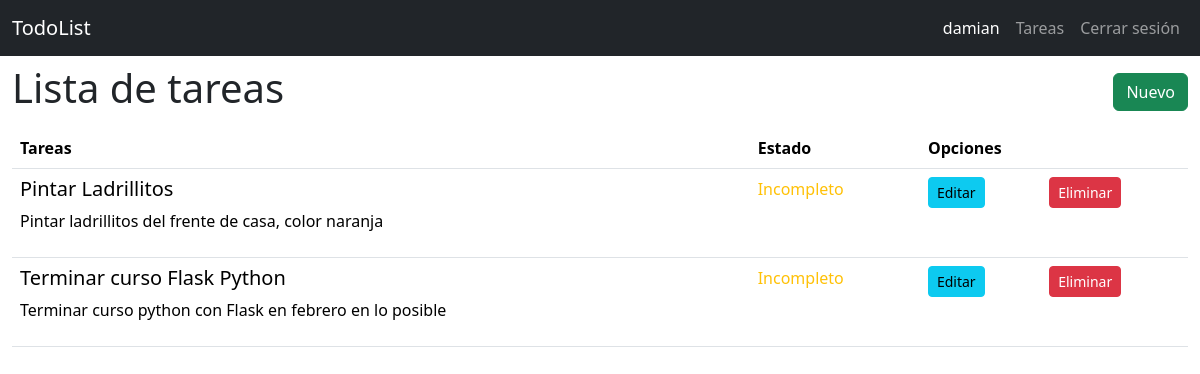
Page /todo/list/ (signed in) on the earlier database version.
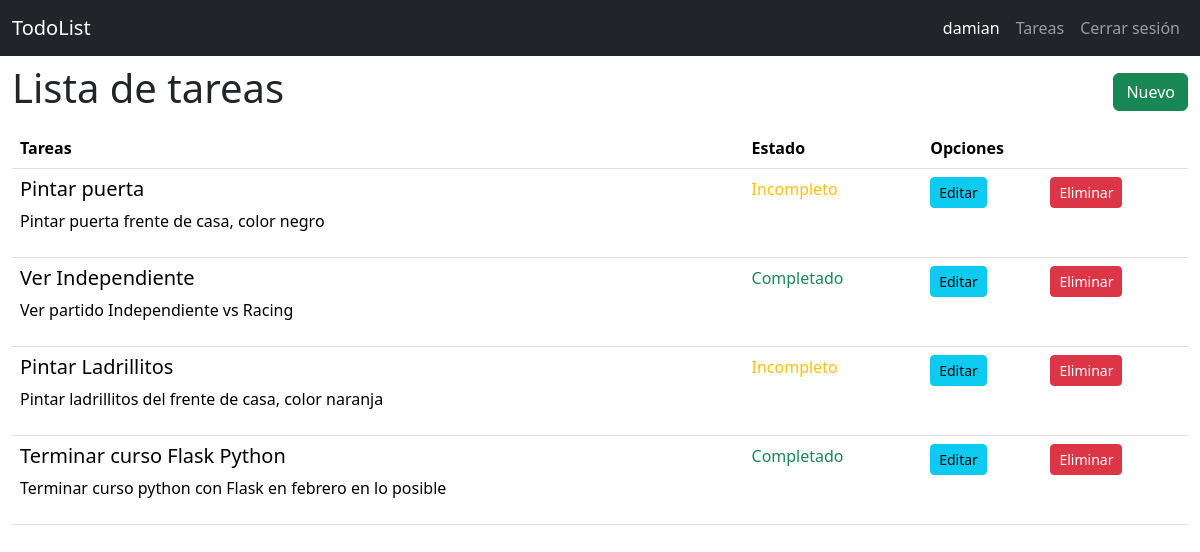
Same page on the later database version.
### todor/models.py (models this page shows, shortened)
class User(db.Model):
    id = db.Column(db.Integer, primary_key=True)
    username = db.Column(db.String(20), unique= True, nullable=False)
    password = db.Column(db.Text, nullable=False)

class Todo(db.Model):
    id = db.Column(db.Integer, primary_key=True)
    created_by = db.Column(db.Integer, db.ForeignKey('user.id'), nullable=False)# Se crea relacion con el usuario
    title = db.Column(db.String(100), nullable=False)
    desc = db.Column(db.Text)
    state= db.Column(db.Boolean, default=False)

### todor/todo.py (the view)
@bp.route('list/')
@login_required
def index():
    todos=Todo.query.all()
    return render_template('todo/index.html', todos=todos)

### todor/auth.py (called while the page is built)
@bp.before_app_request #Ejecuta la función en cada petición
def load_logged_in_used():
    user_id=session.get('user_id') #Obtiene el id del usuario que tiene la sesion
    if user_id is None:
        g.user=None
    else:
        g.user=User.query.get_or_404(user_id)

def login_required(view):
    @functools.wraps(view)
    def wraps_view(** kwargs):
         if g.user is None:
              return redirect(url_for('auth.login'))
         return view(**kwargs)
    return wraps_view

### todor/templates/todo/index.html
{% extends 'base.html'%}
{% block content %}
<section class="container-fluid">
    <nav class="navbar">
        <h1>{% block title%} Lista de tareas {% endblock %}</h1>
        <a href="{{ url_for('todo.create')}}" class="btn btn-success"> Nuevo </a>
    </nav>
    <table class="table">
        <thead>
            <tr>
                <th class="col">Tareas</th>
                <th class="col">Estado</th>
                <th class="col" colspan="2">Opciones</th>
            </tr>
        </thead>
        <tbody>
            {% for todo in todos | reverse %}
            {% if g.user.id == todo.created_by %}
            <tr>
                <td>
                    <h5> {{todo.title}}</h5>
                    <p>{{todo.desc}}</p>
                </td>
                <td>
                     {% if todo.state== false %}
                     <span class="text-warning"> Incompleto </span>
                     {% else %}
                     <span class="text-success"> Completado </span>
                     {% endif %}
                </td>
                <td>
                    <a href="{{ url_for('todo.update', id=todo.id)}}" class="btn btn-info btn-sm"> Editar</a>
                </td>
                <td>
                    <a href="{{ url_for('todo.delete', id=todo.id)}}" class="btn btn-danger btn-sm"> Eliminar</a>
                </td>
            </tr>
            {% endif %}
            {% endfor %}
        </tbody>
    </table>
</section>
{% endblock %}

### todor/templates/base.html (shortened to what this page needs)
<!DOCTYPE html>
<html lang="en">
<head>
    <link href="https://cdn.jsdelivr.net/npm/bootstrap@5.3.2/dist/css/bootstrap.min.css" rel="stylesheet"
>
</head>
<body>
    <nav class="navbar navbar-expand-sm navbar-dark bg-dark"  data-bs-theme="dark">
        <div class="container-fluid">
          <a class="navbar-brand" href="{{ url_for('index')}}"> TodoList</a>
          <div class="collapse navbar-collapse justify-content-end" id="navbarNav">
            <ul class="navbar-nav">
              {% if g.user %}
                <li class="nav-item">
                  <span  class=" nav-link active" > {{g.user.username}}</span>
                </li>
                <li class="nav-item">
                  <a class="nav-link" href="{{ url_for('todo.index')}}">Tareas</a>
                </li>
                <li class="nav-item">
                  <a class="nav-link" href="{{url_for('auth.logout')}}">Cerrar sesión</a>
                </li>
              {% endif %}
            </ul>
          </div>
        </div>
    </nav>
    {% block content %}
    {% endblock %}
</body>
</html>

Differences in the rows shown:
added Todo: title "Pintar puerta", desc "Pintar puerta frente de casa, color negro", state "Incompleto"
added Todo: title "Ver Independiente", desc "Ver partido Independiente vs Racing", state "Completado"
changed Todo "Terminar curso Flask Python": state "Incompleto" → "Completado"
